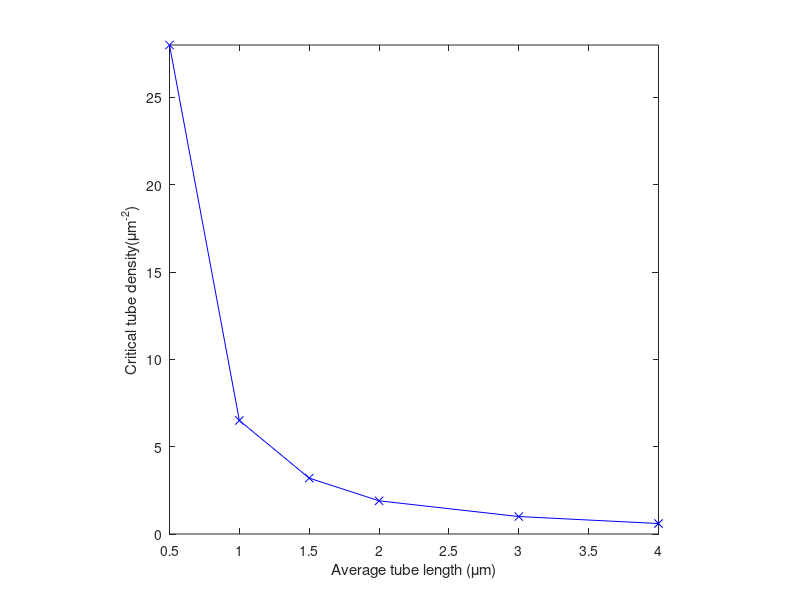

MATLAB code to generate this figure:
clear
close all

l=[0.5,1,1.5,2,3,4];
den=[28,6.5,3.2,1.9,1.0,0.6];
plot(l,den,'bx-');axis([0.5,4,0,28],'square');
xlabel('Average tube length (\mum)');
ylabel(['Critical tube density(\mum^{-2})'])
